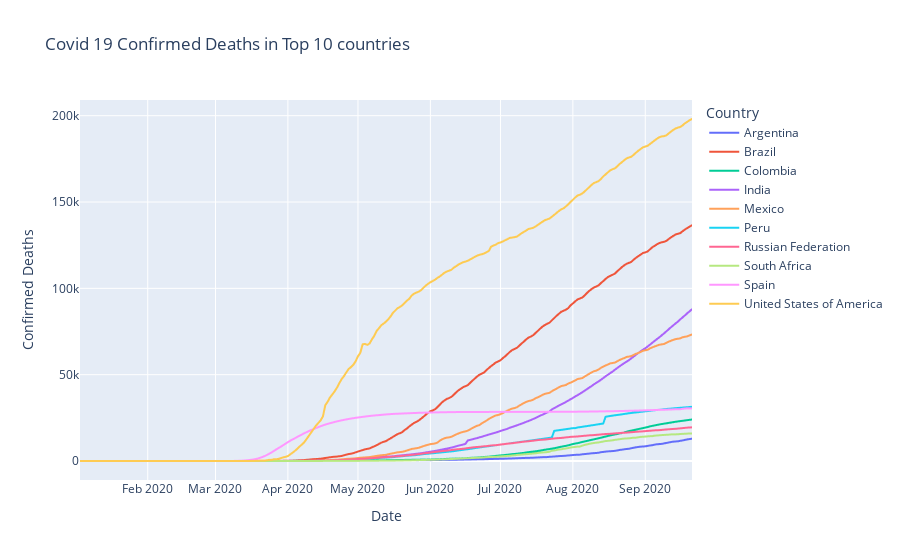

The cell this chart's notebook holds for it:
### Code cell
fig = px.line(totaldata_highest_countries, x='Date', y='CDeaths', color = 'Country', 
              labels={'CDeaths': 'Confirmed Deaths'},
              title = 'Covid 19 Confirmed Deaths in Top 10 countries')
fig.show()

### Figure 1 — Plotly figure (JSON) as saved in the notebook; plotly's stock layout.template omitted (floating-point values rounded to 4 significant figures; data arrays with more than 128 entries replaced by an {"elided": "..."} marker saying what was removed)
{"data": [{"hovertemplate": "Country=Argentina<br>Date=%{x}<br>Confirmed Deaths=%{y}<extra></extra>", "legendgroup": "Argentina", "line": {"color": "#636efa", "dash": "solid"}, "mode": "lines", "name": "Argentina", "showlegend": true, "type": "scattergl", "x": {"elided": "263 str values"}, "xaxis": "x", "y": {"elided": "263 int values"}, "yaxis": "y"}, {"hovertemplate": "Country=Brazil<br>Date=%{x}<br>Confirmed Deaths=%{y}<extra></extra>", "legendgroup": "Brazil", "line": {"color": "#EF553B", "dash": "solid"}, "mode": "lines", "name": "Brazil", "showlegend": true, "type": "scattergl", "x": {"elided": "263 str values"}, "xaxis": "x", "y": {"elided": "263 int values"}, "yaxis": "y"}, {"hovertemplate": "Country=Colombia<br>Date=%{x}<br>Confirmed Deaths=%{y}<extra></extra>", "legendgroup": "Colombia", "line": {"color": "#00cc96", "dash": "solid"}, "mode": "lines", "name": "Colombia", "showlegend": true, "type": "scattergl", "x": {"elided": "263 str values"}, "xaxis": "x", "y": {"elided": "263 int values"}, "yaxis": "y"}, {"hovertemplate": "Country=India<br>Date=%{x}<br>Confirmed Deaths=%{y}<extra></extra>", "legendgroup": "India", "line": {"color": "#ab63fa", "dash": "solid"}, "mode": "lines", "name": "India", "showlegend": true, "type": "scattergl", "x": {"elided": "263 str values"}, "xaxis": "x", "y": {"elided": "263 int values"}, "yaxis": "y"}, {"hovertemplate": "Country=Mexico<br>Date=%{x}<br>Confirmed Deaths=%{y}<extra></extra>", "legendgroup": "Mexico", "line": {"color": "#FFA15A", "dash": "solid"}, "mode": "lines", "name": "Mexico", "showlegend": true, "type": "scattergl", "x": {"elided": "263 str values"}, "xaxis": "x", "y": {"elided": "263 int values"}, "yaxis": "y"}, {"hovertemplate": "Country=Peru<br>Date=%{x}<br>Confirmed Deaths=%{y}<extra></extra>", "legendgroup": "Peru", "line": {"color": "#19d3f3", "dash": "solid"}, "mode": "lines", "name": "Peru", "showlegend": true, "type": "scattergl", "x": {"elided": "263 str values"}, "xaxis": "x", "y": {"elided": "263 int values"}, "yaxis": "y"}, {"hovertemplate": "Country=Russian Federation<br>Date=%{x}<br>Confirmed Deaths=%{y}<extra></extra>", "legendgroup": "Russian Federation", "line": {"color": "#FF6692", "dash": "solid"}, "mode": "lines", "name": "Russian Federation", "showlegend": true, "type": "scattergl", "x": {"elided": "263 str values"}, "xaxis": "x", "y": {"elided": "263 int values"}, "yaxis": "y"}, {"hovertemplate": "Country=South Africa<br>Date=%{x}<br>Confirmed Deaths=%{y}<extra></extra>", "legendgroup": "South Africa", "line": {"color": "#B6E880", "dash": "solid"}, "mode": "lines", "name": "South Africa", "showlegend": true, "type": "scattergl", "x": {"elided": "263 str values"}, "xaxis": "x", "y": {"elided": "263 int values"}, "yaxis": "y"}, {"hovertemplate": "Country=Spain<br>Date=%{x}<br>Confirmed Deaths=%{y}<extra></extra>", "legendgroup": "Spain", "line": {"color": "#FF97FF", "dash": "solid"}, "mode": "lines", "name": "Spain", "showlegend": true, "type": "scattergl", "x": {"elided": "263 str values"}, "xaxis": "x", "y": {"elided": "263 int values"}, "yaxis": "y"}, {"hovertemplate": "Country=United States of America<br>Date=%{x}<br>Confirmed Deaths=%{y}<extra></extra>", "legendgroup": "United States of America", "line": {"color": "#FECB52", "dash": "solid"}, "mode": "lines", "name": "United States of America", "showlegend": true, "type": "scattergl", "x": {"elided": "263 str values"}, "xaxis": "x", "y": {"elided": "263 int values"}, "yaxis": "y"}], "layout": {"legend": {"title": {"text": "Country"}, "tracegroupgap": 0}, "title": {"text": "Covid 19 Confirmed Deaths in Top 10 countries"}, "xaxis": {"anchor": "y", "domain": [0, 1], "title": {"text": "Date"}}, "yaxis": {"anchor": "x", "domain": [0, 1], "title": {"text": "Confirmed Deaths"}}}}
